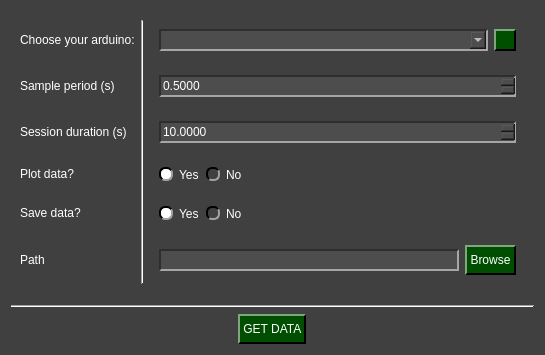
<?xml version="1.0" encoding="UTF-8"?>
<ui version="4.0">
 <class>Arduino_GetData_W</class>
 <widget class="QWidget" name="Arduino_GetData_W">
  <property name="geometry">
   <rect>
    <x>0</x>
    <y>0</y>
    <width>545</width>
    <height>355</height>
   </rect>
  </property>
  <property name="windowTitle">
   <string>Form</string>
  </property>
  <property name="styleSheet">
   <string notr="true">QComboBox QAbstractItemView {
    background-color: rgb(77, 77, 77);
}

QComboBox QAbstractItemView::item:focus{
    background-color: rgb(140, 140, 140);
}

QDoubleSpinBox{
	background-color: rgb(77, 77, 77);
	
	border-top: 1.5px solid rgb(46, 46, 46);
	border-left: 1.5px solid rgb(46, 46, 46);

	border-bottom: 1.5px solid rgb(166, 166, 166);
	border-right: 1.5px solid rgb(166, 166, 166);
}

QDoubleSpinBox::up-button{
    image: url(:/imgs/imgs/drop_up_arrow.png);
	width: 11px;

	background-color: rgb(0, 79, 0);
	border-top: 1.5px solid rgb(127, 167, 127);
	border-left: 1.5px solid rgb(127, 167, 127);

	border-bottom: 1.5px solid rgb(0, 0, 0);
	border-right: 1.5px solid rgb(0, 0, 0);
}

QDoubleSpinBox::up-button:pressed{
	border: 2px solid rgb(255, 255, 255);
}

QDoubleSpinBox::up-button:hover{
	background-color: rgb(0, 50, 0);
}

QDoubleSpinBox::down-button{
    image: url(:/imgs/imgs/drop_down_arrow.png);
	width: 11px;

	background-color: rgb(0, 79, 0);
	border-top: 1.5px solid rgb(127, 167, 127);
	border-left: 1.5px solid rgb(127, 167, 127);

	border-bottom: 1.5px solid rgb(0, 0, 0);
	border-right: 1.5px solid rgb(0, 0, 0);
}

QDoubleSpinBox::down-button:pressed{
	border: 2px solid rgb(255, 255, 255);
}

QDoubleSpinBox::down-button:hover{
	background-color: rgb(0, 50, 0);
}

QWidget#Arduino_GetData_W{
	background-color: rgb(64, 64, 64);
}

QWidget{
	color: rgb(255, 255, 255);
}

QComboBox{
	background-color: rgb(77, 77, 77);
	
	border-top: 1.5px solid rgb(46, 46, 46);
	border-left: 1.5px solid rgb(46, 46, 46);

	border-bottom: 1.5px solid rgb(166, 166, 166);
	border-right: 1.5px solid rgb(166, 166, 166);
}


QComboBox::drop-down{
	image: url(:/imgs/imgs/drop_down_arrow.png);
	width: 11px;

	background-color: rgb(0, 79, 0);
	border-top: 2px solid rgb(127, 167, 127);
	border-left: 2px solid rgb(127, 167, 127);

	border-bottom: 2px solid rgb(0, 0, 0);
	border-right: 2px solid rgb(0, 0, 0);
}

QComboBox::drop-down:hover{
	background-color: rgb(0, 50, 0);
}

QComboBox::drop-down:pressed{
	border: 2px solid rgb(255, 255, 255);
}

QPushButton{
	background-color: rgb(0, 79, 0);

	border-top: 1.5px solid rgb(127, 167, 127);
	border-left: 1.5px solid rgb(127, 167, 127);

	border-bottom: 1.5px solid rgb(0, 0, 0);
	border-right: 1.5px solid rgb(0, 0, 0);

	
	font: 12pt &quot;Helvetica&quot;;
	text-align:center;
}

QWidget{
	font: 12pt &quot;Helvetica&quot;;
}

QPushButton:hover{
	background-color: rgb(0, 50, 0);
}

QPushButton:pressed{
	border: 2px solid rgb(255, 255, 255);
}

QLineEdit{
	background-color: rgb(77, 77, 77);
	border-top: 1.5px solid rgb(46, 46, 46);
	border-left: 1.5px solid rgb(46, 46, 46);

	border-bottom: 1.5px solid rgb(166, 166, 166);
	border-right: 1.5px solid rgb(166, 166, 166);
}

QRadioButton::indicator{
	border-radius: 6px;
	border-top: 1.5px solid rgb(0, 0, 0);
	border-left: 1.5px solid rgb(0, 0, 0);

	border-bottom: 1.5px solid rgb(160, 160, 160);
	border-right: 1.5px solid rgb(160, 160, 160);
}

QRadioButton::indicator::checked{
	background-color: white;
}

QRadioButton::indicator::unchecked:hover{
	background-color: #9F9F9F;
}

QRadioButton::indicator::pressed{
	border: 1.5px solid #505050
}

QPushButton#reload_devices{
	image: url(:/imgs/imgs/reload.png);
	width: 11px;
	background-color: rgb(0, 79, 0);

	border-top: 1.5px solid rgb(127, 167, 127);
	border-left: 1.5px solid rgb(127, 167, 127);

	border-bottom: 1.5px solid rgb(0, 0, 0);
	border-right: 1.5px solid rgb(0, 0, 0);

	
	font: 12pt &quot;Helvetica&quot;;
	text-align:center;
}

QPushButton#reload_devices:hover{
	background-color: rgb(0, 50, 0);
}

QPushButton#reload_devices:pressed{
	border: 2px solid rgb(255, 255, 255);
}</string>
  </property>
  <layout class="QVBoxLayout" name="verticalLayout">
   <item>
    <widget class="QWidget" name="widget" native="true">
     <layout class="QGridLayout" name="gridLayout">
      <item row="0" column="2">
       <widget class="QWidget" name="widget_2" native="true">
        <layout class="QGridLayout" name="gridLayout_3">
         <item row="0" column="0">
          <widget class="QComboBox" name="device_combo">
           <property name="minimumSize">
            <size>
             <width>0</width>
             <height>22</height>
            </size>
           </property>
           <property name="maximumSize">
            <size>
             <width>16777215</width>
             <height>22</height>
            </size>
           </property>
          </widget>
         </item>
         <item row="0" column="1">
          <widget class="QPushButton" name="reload_devices">
           <property name="minimumSize">
            <size>
             <width>22</width>
             <height>22</height>
            </size>
           </property>
           <property name="maximumSize">
            <size>
             <width>22</width>
             <height>22</height>
            </size>
           </property>
           <property name="toolTip">
            <string>&lt;html&gt;&lt;head/&gt;&lt;body&gt;&lt;p&gt;Update COM ports&lt;/p&gt;&lt;/body&gt;&lt;/html&gt;</string>
           </property>
           <property name="text">
            <string/>
           </property>
          </widget>
         </item>
        </layout>
       </widget>
      </item>
      <item row="0" column="0">
       <widget class="QLabel" name="label">
        <property name="minimumSize">
         <size>
          <width>0</width>
          <height>30</height>
         </size>
        </property>
        <property name="maximumSize">
         <size>
          <width>16777215</width>
          <height>30</height>
         </size>
        </property>
        <property name="text">
         <string>Choose your arduino:</string>
        </property>
       </widget>
      </item>
      <item row="4" column="0">
       <widget class="QLabel" name="label_7">
        <property name="minimumSize">
         <size>
          <width>0</width>
          <height>30</height>
         </size>
        </property>
        <property name="maximumSize">
         <size>
          <width>16777215</width>
          <height>30</height>
         </size>
        </property>
        <property name="text">
         <string>Save data?</string>
        </property>
       </widget>
      </item>
      <item row="3" column="2" alignment="Qt::AlignLeft">
       <widget class="QWidget" name="widget_7" native="true">
        <layout class="QHBoxLayout" name="horizontalLayout">
         <item>
          <widget class="QRadioButton" name="yes_plot_radio">
           <property name="text">
            <string>Yes</string>
           </property>
           <property name="checked">
            <bool>true</bool>
           </property>
           <attribute name="buttonGroup">
            <string notr="true">plot_radio_group</string>
           </attribute>
          </widget>
         </item>
         <item>
          <widget class="QRadioButton" name="no_plot_radio">
           <property name="text">
            <string>No</string>
           </property>
           <attribute name="buttonGroup">
            <string notr="true">plot_radio_group</string>
           </attribute>
          </widget>
         </item>
        </layout>
       </widget>
      </item>
      <item row="5" column="2">
       <widget class="QWidget" name="widget_9" native="true">
        <layout class="QHBoxLayout" name="horizontalLayout_3">
         <item alignment="Qt::AlignVCenter">
          <widget class="QLineEdit" name="path_line_edit">
           <property name="minimumSize">
            <size>
             <width>0</width>
             <height>22</height>
            </size>
           </property>
           <property name="maximumSize">
            <size>
             <width>16777215</width>
             <height>22</height>
            </size>
           </property>
          </widget>
         </item>
         <item alignment="Qt::AlignVCenter">
          <widget class="QPushButton" name="path_folder_browse">
           <property name="minimumSize">
            <size>
             <width>0</width>
             <height>30</height>
            </size>
           </property>
           <property name="maximumSize">
            <size>
             <width>16777215</width>
             <height>30</height>
            </size>
           </property>
           <property name="text">
            <string> Browse </string>
           </property>
          </widget>
         </item>
        </layout>
       </widget>
      </item>
      <item row="1" column="0">
       <widget class="QLabel" name="label_4">
        <property name="minimumSize">
         <size>
          <width>0</width>
          <height>30</height>
         </size>
        </property>
        <property name="maximumSize">
         <size>
          <width>16777215</width>
          <height>30</height>
         </size>
        </property>
        <property name="text">
         <string>Sample period (s)</string>
        </property>
       </widget>
      </item>
      <item row="3" column="0">
       <widget class="QLabel" name="label_6">
        <property name="minimumSize">
         <size>
          <width>0</width>
          <height>30</height>
         </size>
        </property>
        <property name="maximumSize">
         <size>
          <width>16777215</width>
          <height>30</height>
         </size>
        </property>
        <property name="text">
         <string>Plot data?</string>
        </property>
       </widget>
      </item>
      <item row="5" column="0">
       <widget class="QLabel" name="label_8">
        <property name="minimumSize">
         <size>
          <width>0</width>
          <height>30</height>
         </size>
        </property>
        <property name="maximumSize">
         <size>
          <width>16777215</width>
          <height>30</height>
         </size>
        </property>
        <property name="text">
         <string>Path</string>
        </property>
       </widget>
      </item>
      <item row="0" column="1" rowspan="6">
       <widget class="Line" name="line">
        <property name="orientation">
         <enum>Qt::Vertical</enum>
        </property>
       </widget>
      </item>
      <item row="1" column="2">
       <widget class="QWidget" name="widget_5" native="true">
        <layout class="QGridLayout" name="gridLayout_6">
         <item row="0" column="0">
          <widget class="QDoubleSpinBox" name="Ts_in">
           <property name="minimumSize">
            <size>
             <width>0</width>
             <height>22</height>
            </size>
           </property>
           <property name="maximumSize">
            <size>
             <width>16777215</width>
             <height>22</height>
            </size>
           </property>
           <property name="decimals">
            <number>4</number>
           </property>
           <property name="maximum">
            <double>999.990000000000009</double>
           </property>
           <property name="singleStep">
            <double>0.010000000000000</double>
           </property>
           <property name="stepType">
            <enum>QAbstractSpinBox::AdaptiveDecimalStepType</enum>
           </property>
           <property name="value">
            <double>0.500000000000000</double>
           </property>
          </widget>
         </item>
        </layout>
       </widget>
      </item>
      <item row="2" column="0">
       <widget class="QLabel" name="label_5">
        <property name="minimumSize">
         <size>
          <width>0</width>
          <height>30</height>
         </size>
        </property>
        <property name="maximumSize">
         <size>
          <width>16777215</width>
          <height>30</height>
         </size>
        </property>
        <property name="text">
         <string>Session duration (s)</string>
        </property>
       </widget>
      </item>
      <item row="4" column="2" alignment="Qt::AlignLeft">
       <widget class="QWidget" name="widget_8" native="true">
        <layout class="QHBoxLayout" name="horizontalLayout_2">
         <item>
          <widget class="QRadioButton" name="yes_save_radio">
           <property name="text">
            <string>Yes</string>
           </property>
           <property name="checked">
            <bool>true</bool>
           </property>
           <attribute name="buttonGroup">
            <string notr="true">save_radio_group</string>
           </attribute>
          </widget>
         </item>
         <item>
          <widget class="QRadioButton" name="no_save_radio">
           <property name="text">
            <string>No</string>
           </property>
           <attribute name="buttonGroup">
            <string notr="true">save_radio_group</string>
           </attribute>
          </widget>
         </item>
        </layout>
       </widget>
      </item>
      <item row="2" column="2">
       <widget class="QWidget" name="widget_6" native="true">
        <layout class="QGridLayout" name="gridLayout_7">
         <item row="0" column="0">
          <widget class="QDoubleSpinBox" name="sesh_dur_in">
           <property name="minimumSize">
            <size>
             <width>0</width>
             <height>22</height>
            </size>
           </property>
           <property name="maximumSize">
            <size>
             <width>16777215</width>
             <height>22</height>
            </size>
           </property>
           <property name="decimals">
            <number>4</number>
           </property>
           <property name="maximum">
            <double>86400.990000000005239</double>
           </property>
           <property name="singleStep">
            <double>0.010000000000000</double>
           </property>
           <property name="stepType">
            <enum>QAbstractSpinBox::AdaptiveDecimalStepType</enum>
           </property>
           <property name="value">
            <double>10.000000000000000</double>
           </property>
          </widget>
         </item>
        </layout>
       </widget>
      </item>
     </layout>
    </widget>
   </item>
   <item>
    <widget class="Line" name="line_2">
     <property name="orientation">
      <enum>Qt::Horizontal</enum>
     </property>
    </widget>
   </item>
   <item alignment="Qt::AlignHCenter">
    <widget class="QPushButton" name="start_get_data">
     <property name="minimumSize">
      <size>
       <width>0</width>
       <height>30</height>
      </size>
     </property>
     <property name="maximumSize">
      <size>
       <width>16777215</width>
       <height>30</height>
      </size>
     </property>
     <property name="styleSheet">
      <string notr="true"/>
     </property>
     <property name="text">
      <string> GET DATA </string>
     </property>
    </widget>
   </item>
  </layout>
 </widget>
 <resources>
  <include location="resources_1.qrc"/>
 </resources>
 <connections/>
 <buttongroups>
  <buttongroup name="save_radio_group"/>
  <buttongroup name="plot_radio_group"/>
 </buttongroups>
</ui>
